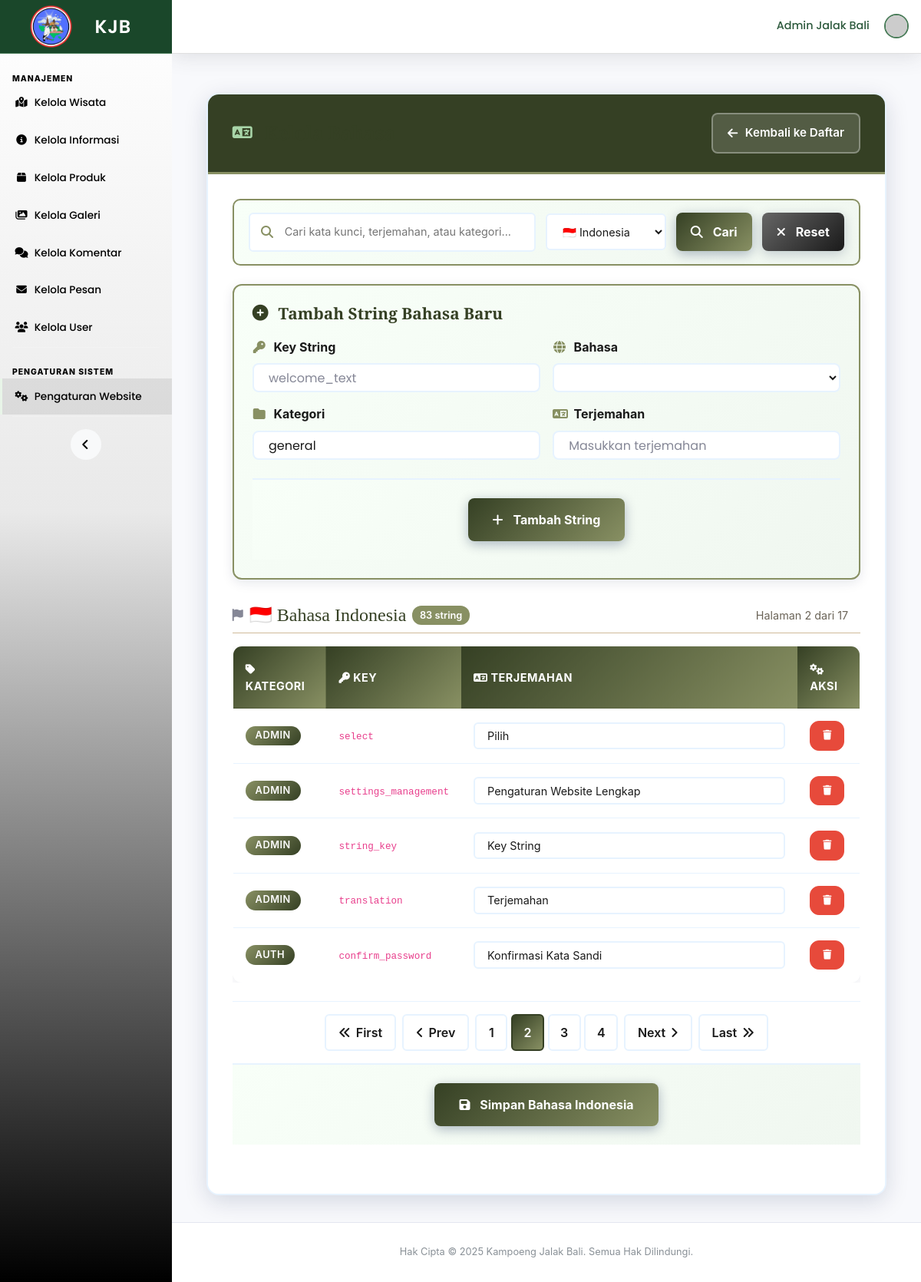
Page /dashboard/index.php?page=pengaturan&language=id&page_id=2 (signed in) on the committed database.
### tables this page shows
CREATE TABLE language_strings (
  id_string INT AUTO_INCREMENT PRIMARY KEY,
  string_key VARCHAR(255) NOT NULL,
  bahasa VARCHAR(10) NOT NULL DEFAULT 'id',
  terjemahan TEXT NOT NULL,
  kategori VARCHAR(50) DEFAULT 'general',
  tanggal_dibuat TIMESTAMP DEFAULT CURRENT_TIMESTAMP,
  tanggal_diubah TIMESTAMP DEFAULT CURRENT_TIMESTAMP ON UPDATE CURRENT_TIMESTAMP,
  UNIQUE KEY unique_key_lang (string_key, bahasa)
);

### dashboard/pages/crud_pengaturan.php (the view, shortened to what this page needs)
<?php
$items_per_page = 5;
$is_language_management = isset($_GET['search']) || isset($_GET['language']) || isset($_GET['page_id']) || isset($_GET['page_en']);
$search_term = '';
$language_filter = '';
if (isset($_GET['language']) && !empty($_GET['language'])) {
    $language_filter = mysqli_real_escape_string($koneksi, $_GET['language']);
}
$bahasa_data = [];
$languages = ['id', 'en'];
foreach ($languages as $lang) {
    if (!empty($language_filter) && $language_filter != $lang) {
        continue;
    }
    $current_page = isset($_GET["page_$lang"]) ? max(1, intval($_GET["page_$lang"])) : 1;
    $offset = ($current_page - 1) * $items_per_page;
    $where_conditions = ["bahasa = '$lang'"];
    $where_clause = implode(' AND ', $where_conditions);
    $language_query = "SELECT * FROM language_strings WHERE $where_clause
                      ORDER BY kategori, string_key
                      LIMIT $offset, $items_per_page";
    $count_query = "SELECT COUNT(*) as total FROM language_strings WHERE $where_clause";
    $count_result = mysqli_query($koneksi, $count_query);
    $total_items = 0;
    if ($count_result) {
        $total_items = mysqli_fetch_assoc($count_result)['total'];
    }
    $total_pages = ceil($total_items / $items_per_page);
    $result = mysqli_query($koneksi, $language_query);
    $language_strings = [];
    if ($result) {
        while ($row = mysqli_fetch_assoc($result)) {
            $language_strings[$row['kategori']][$row['string_key']] = $row;
        }
    }
    $bahasa_data[$lang] = [
        'strings' => $language_strings,
        'current_page' => $current_page,
        'total_pages' => $total_pages,
        'total_items' => $total_items,
        'offset' => $offset
    ];
}
$kategori_pengaturan = ['umum', 'kontak', 'sosial', 'hero', 'about', 'struktur', 'wisata', 'galeri', 'produk', 'informasi', 'footer', 'navbar', 'theme'];
?>
<div class="container-fluid">
    <div class="settings-content-area" id="settingsContent" style="<?php echo $is_language_management ? 'display: block;' : 'display: none;'; ?>">
        <?php if ($is_language_management): ?>
            <div class="settings-content-header">
                <h3><i class="fas fa-language"></i> Kelola Bahasa</h3>
                <button class="back-to-cards">
                    <i class="fas fa-arrow-left"></i> Kembali ke Daftar
                </button>
            </div>
            <div class="language-management">
                <div class="language-search-container">
                    <form method="GET" id="languageSearchForm">
                        <div class="language-search-box">
                            <div class="language-search-input">
                                <i class="fas fa-search"></i>
                                <input type="text" name="search" value="<?php echo htmlspecialchars($search_term); ?>"
                                       placeholder="Cari kata kunci, terjemahan, atau kategori..." autocomplete="off">
                            </div>
                            <div class="language-filter">
                                <select name="language">
                                    <option value="id" <?php echo $language_filter == 'id' ? 'selected' : ''; ?>>🇮🇩 Indonesia</option>
                                </select>
                            </div>
                            <button type="submit" class="btn-save" style="min-width: auto; padding: 0.8rem 1.2rem;">
                                <i class="fas fa-search"></i> Cari
                            </button>
                            <?php if (!empty($search_term) || !empty($language_filter)): ?>
                                <a href="?page=pengaturan" class="btn-cancel" style="min-width: auto; padding: 0.8rem 1.2rem;">
                                    <i class="fas fa-times"></i> Reset
                                </a>
                            <?php endif; ?>
                        </div>
                    </form>
                </div>
                <div class="add-language-card">
                    <h4><i class="fas fa-plus-circle"></i> Tambah String Bahasa Baru</h4>
                    <form method="POST" id="addLanguageForm">
                        <div class="add-language-form-grid">
                            <div class="compact-form-group">
                                <label><i class="fas fa-key"></i> Key String</label>
                                <input type="text" name="string_key" class="form-control" placeholder="welcome_text" required>
                            </div>
                            <div class="compact-form-group">
                                <label><i class="fas fa-globe"></i> Bahasa</label>
                                <select name="bahasa" class="form-control" required>
                                    <option value="">-- Pilih --</option>
                                </select>
                            </div>
                            <div class="compact-form-group">
                                <label><i class="fas fa-folder"></i> Kategori</label>
                                <input type="text" name="kategori" class="form-control" placeholder="general" value="general" required>
                            </div>
                            <div class="compact-form-group">
                                <label><i class="fas fa-language"></i> Terjemahan</label>
                                <input type="text" name="terjemahan" class="form-control" placeholder="Masukkan terjemahan" required>
                            </div>
                        </div>
                        <div class="settings-actions-compact">
                            <button type="submit" name="tambah_bahasa" class="btn-save">
                                <i class="fas fa-plus"></i> Tambah String
                            </button>
                        </div>
                    </form>
                </div>
                <?php
                $id_data = isset($bahasa_data['id']) ? $bahasa_data['id'] : ['strings' => [], 'current_page' => 1, 'total_pages' => 0, 'total_items' => 0];
                $en_data = isset($bahasa_data['en']) ? $bahasa_data['en'] : ['strings' => [], 'current_page' => 1, 'total_pages' => 0, 'total_items' => 0];
                $total_all_items = $id_data['total_items'] + $en_data['total_items'];
                ?>
                <?php if ($total_all_items > 0): ?>
                    <?php if ($id_data['total_items'] > 0): ?>
                        <div class="language-section" style="margin-bottom: 2rem;">
                            <div class="language-header" style="display: flex; align-items: center; justify-content: space-between; margin-bottom: 1rem; padding-bottom: 0.5rem; border-bottom: 1px solid var(--tan);">
                                <div style="display: flex; align-items: center; gap: 0.5rem;">
                                    <i class="fas fa-flag"></i>
                                    <h4 style="margin: 0; color: var(--dark-green);">🇮🇩 Bahasa Indonesia</h4>
                                    <span style="background: var(--muted-green); color: white; padding: 0.2rem 0.6rem; border-radius: 12px; font-size: 0.8rem; font-weight: 600;">
                                        <?php echo $id_data['total_items']; ?> string
                                    </span>
                                </div>
                                <div class="pagination-info">
                                    Halaman <?php echo $id_data['current_page']; ?> dari <?php echo $id_data['total_pages']; ?>
                                </div>
                            </div>
                            <form method="POST">
                                <div class="table-responsive">
                                    <table class="language-table-clean">
                                        <thead>
                                            <tr>
                                                <th width="15%"><i class="fas fa-tag"></i> Kategori</th>
                                                <th width="20%"><i class="fas fa-key"></i> Key</th>
                                                <th width="55%"><i class="fas fa-language"></i> Terjemahan</th>
                                                <th width="10%"><i class="fas fa-cogs"></i> Aksi</th>
                                            </tr>
                                        </thead>
                                        <tbody>
                                            <?php foreach ($id_data['strings'] as $kategori => $strings): ?>
                                                <?php foreach ($strings as $key => $string): ?>
                                                    <tr>
                                                        <td>
                                                            <span class="badge"><?php echo ucfirst($kategori); ?></span>
                                                        </td>
                                                        <td><code><?php echo $key; ?></code></td>
                                                        <td>
                                                            <input type="text"
                                                                   name="bahasa[<?php echo $string['id_string']; ?>]"
                                                                   value="<?php echo htmlspecialchars($string['terjemahan']); ?>"
                                                                   class="form-control">
                                                        </td>
                                                        <td>
                                                            <a href="javascript:void(0)"
                                                               onclick="confirmDelete(<?php echo $string['id_string']; ?>)"
                                                               class="btn btn-danger btn-sm">
                                                                <i class="fas fa-trash"></i>
                                                            </a>
                                                        </td>
                                                    </tr>
                                                <?php endforeach; ?>
                                            <?php endforeach; ?>
                                        </tbody>
                                    </table>
                                </div>
                                <?php if ($id_data['total_pages'] > 1): ?>
                                    <div class="language-pagination">
                                        <a href="<?php echo buildPaginationUrl('id', 1); ?>" class="pagination-btn <?php echo $id_data['current_page'] == 1 ? 'disabled' : ''; ?>">
                                            <i class="fas fa-angle-double-left"></i> First
                                        </a>
                                        <a href="<?php echo buildPaginationUrl('id', max(1, $id_data['current_page'] - 1)); ?>" class="pagination-btn <?php echo $id_data['current_page'] == 1 ? 'disabled' : ''; ?>">
                                            <i class="fas fa-angle-left"></i> Prev
                                        </a>
                                        <div class="pagination-numbers">
                                            <?php
                                            $start_page = max(1, $id_data['current_page'] - 2);
                                            $end_page = min($id_data['total_pages'], $id_data['current_page'] + 2);
                                            for ($i = $start_page; $i <= $end_page; $i++): ?>
                                                <a href="<?php echo buildPaginationUrl('id', $i); ?>" class="page-number <?php echo $i == $id_data['current_page'] ? 'active' : ''; ?>">
                                                    <?php echo $i; ?>
                                                </a>
                                            <?php endfor; ?>
                                        </div>
                                        <a href="<?php echo buildPaginationUrl('id', min($id_data['total_pages'], $id_data['current_page'] + 1)); ?>" class="pagination-btn <?php echo $id_data['current_page'] == $id_data['total_pages'] ? 'disabled' : ''; ?>">
                                            Next <i class="fas fa-angle-right"></i>
                                        </a>
                                        <a href="<?php echo buildPaginationUrl('id', $id_data['total_pages']); ?>" class="pagination-btn <?php echo $id_data['current_page'] == $id_data['total_pages'] ? 'disabled' : ''; ?>">
                                            Last <i class="fas fa-angle-double-right"></i>
                                        </a>
                                    </div>
                                <?php endif; ?>
                                <div class="settings-actions-compact">
                                    <button type="submit" name="update_bahasa" class="btn-save">
                                        <i class="fas fa-save"></i> Simpan Bahasa Indonesia
                                    </button>
                                </div>
                            </form>
                        </div>
                    <?php endif; ?>
                <?php endif; ?>
            </div>
        <?php else: ?>
        <?php endif; ?>
    </div>
</div>
<?php
function buildPaginationUrl($language, $page) {
    $params = ['page' => 'pengaturan'];
    if (!empty($_GET['language'])) {
        $params['language'] = $_GET['language'];
    }
    $params["page_$language"] = $page;
    unset($params["page_$other_lang"]);
    return '?' . http_build_query($params);
}
?>

### dashboard/index.php (style rules this page uses)
:root { --brown: #4c3d19; --dark-green: #354024; --muted-green: #889063; --tan: #cfbb99; --cream: #e5d7c4; --text: #2d2a23; --muted-text: #6b6458; --white: #ffffff; --font-heading: "Playfair Display", serif; --font-body: "Poppins", sans-serif; }
.container-fluid { padding: 0.8rem 1rem; }

### rows in the picture
language_strings: kategori "ADMIN", key "select", terjemahan "Pilih"
language_strings: kategori "ADMIN", key "settings_management", terjemahan "Pengaturan Website Lengkap"
language_strings: kategori "ADMIN", key "string_key", terjemahan "Key String"
language_strings: kategori "ADMIN", key "translation", terjemahan "Terjemahan"
language_strings: kategori "AUTH", key "confirm_password", terjemahan "Konfirmasi Kata Sandi"

### other values in the picture
get_setting('navbar_site_name', 'KJB') "KJB"
t('management') ?: 'Manajemen' "MANAJEMEN"
t('manage_tourism') ?: 'Kelola Wisata' "Kelola Wisata"
t('manage_information') ?: 'Kelola Informasi' "Kelola Informasi"
t('manage_products') ?: 'Kelola Produk' "Kelola Produk"
t('manage_gallery') ?: 'Kelola Galeri' "Kelola Galeri"
t('manage_comments') ?: 'Kelola Komentar' "Kelola Komentar"
t('manage_messages') ?: 'Kelola Pesan' "Kelola Pesan"
t('manage_users') ?: 'Kelola User' "Kelola User"
$user_nama "Admin Jalak Bali"
$id_data['total_items'] "83"
$id_data['current_page'] "2"
$id_data['total_pages'] "17"
